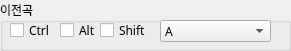
   <widget class="QGroupBox" name="pre">
    <property name="geometry">
     <rect>
      <x>30</x>
      <y>110</y>
      <width>291</width>
      <height>51</height>
     </rect>
    </property>
    <property name="font">
     <font>
      <family>맑은 고딕</family>
     </font>
    </property>
    <property name="title">
     <string>이전곡</string>
    </property>
    <widget class="QCheckBox" name="prCtrl">
     <property name="geometry">
      <rect>
       <x>10</x>
       <y>20</y>
       <width>41</width>
       <height>21</height>
      </rect>
     </property>
     <property name="font">
      <font>
       <family>맑은 고딕</family>
      </font>
     </property>
     <property name="text">
      <string>Ctrl</string>
     </property>
    </widget>
    <widget class="QCheckBox" name="prAlt">
     <property name="geometry">
      <rect>
       <x>60</x>
       <y>20</y>
       <width>41</width>
       <height>21</height>
      </rect>
     </property>
     <property name="font">
      <font>
       <family>맑은 고딕</family>
      </font>
     </property>
     <property name="text">
      <string>Alt</string>
     </property>
    </widget>
    <widget class="QCheckBox" name="prShift">
     <property name="geometry">
      <rect>
       <x>100</x>
       <y>20</y>
       <width>51</width>
       <height>21</height>
      </rect>
     </property>
     <property name="font">
      <font>
       <family>맑은 고딕</family>
      </font>
     </property>
     <property name="text">
      <string>Shift</string>
     </property>
    </widget>
    <widget class="QComboBox" name="prebox">
     <property name="geometry">
      <rect>
       <x>160</x>
       <y>20</y>
       <width>111</width>
       <height>22</height>
      </rect>
     </property>
     <item>
      <property name="text">
       <string>A</string>
      </property>
     </item>
     <item>
      <property name="text">
       <string>B</string>
      </property>
     </item>
     <item>
      <property name="text">
       <string>C</string>
      </property>
     </item>
     <item>
      <property name="text">
       <string>D</string>
      </property>
     </item>
     <item>
      <property name="text">
       <string>E</string>
      </property>
     </item>
     <item>
      <property name="text">
       <string>F</string>
      </property>
     </item>
     <item>
      <property name="text">
       <string>G</string>
      </property>
     </item>
     <item>
      <property name="text">
       <string>H</string>
      </property>
     </item>
     <item>
      <property name="text">
       <string>I</string>
      </property>
     </item>
     <item>
      <property name="text">
       <string>J</string>
      </property>
     </item>
     <item>
      <property name="text">
       <string>K</string>
      </property>
     </item>
     <item>
      <property name="text">
       <string>L</string>
      </property>
     </item>
     <item>
      <property name="text">
       <string>M</string>
      </property>
     </item>
     <item>
      <property name="text">
       <string>N</string>
      </property>
     </item>
     <item>
      <property name="text">
       <string>O</string>
      </property>
     </item>
     <item>
      <property name="text">
       <string>P</string>
      </property>
     </item>
     <item>
      <property name="text">
       <string>Q</string>
      </property>
     </item>
     <item>
      <property name="text">
       <string>R</string>
      </property>
     </item>
     <item>
      <property name="text">
       <string>S</string>
      </property>
     </item>
     <item>
      <property name="text">
       <string>T</string>
      </property>
     </item>
     <item>
      <property name="text">
       <string>U</string>
      </property>
     </item>
     <item>
      <property name="text">
       <string>V</string>
      </property>
     </item>
     <item>
      <property name="text">
       <string>W</string>
      </property>
     </item>
     <item>
      <property name="text">
       <string>X</string>
      </property>
     </item>
     <item>
      <property name="text">
       <string>Y</string>
      </property>
     </item>
     <item>
      <property name="text">
       <string>N</string>
      </property>
     </item>
     <item>
      <property name="text">
       <string>Z</string>
      </property>
     </item>
     <item>
      <property name="text">
       <string>[F1]</string>
      </property>
     </item>
     <item>
      <property name="text">
       <string>[F2]</string>
      </property>
     </item>
     <item>
      <property name="text">
       <string>[F3]</string>
      </property>
     </item>
     <item>
      <property name="text">
       <string>[F4]</string>
      </property>
     </item>
     <item>
      <property name="text">
       <string>[F5]</string>
      </property>
     </item>
     <item>
      <property name="text">
       <string>[F6]</string>
      </property>
     </item>
     <item>
      <property name="text">
       <string>[F7]</string>
      </property>
     </item>
     <item>
      <property name="text">
       <string>[F8]</string>
      </property>
     </item>
     <item>
      <property name="text">
       <string>[F9]</string>
      </property>
     </item>
     <item>
      <property name="text">
       <string>[F10]</string>
      </property>
     </item>
     <item>
      <property name="text">
       <string>[F11]</string>
      </property>
     </item>
     <item>
      <property name="text">
       <string>[F12]</string>
      </property>
     </item>
     <item>
      <property name="text">
       <string>[ESC]</string>
      </property>
     </item>
     <item>
      <property name="text">
       <string>[TAP]</string>
      </property>
     </item>
     <item>
      <property name="text">
       <string>[CapsLock]</string>
      </property>
     </item>
     <item>
      <property name="text">
       <string>`(~)</string>
      </property>
     </item>
     <item>
      <property name="text">
       <string>1</string>
      </property>
     </item>
     <item>
      <property name="text">
       <string>2</string>
      </property>
     </item>
     <item>
      <property name="text">
       <string>3</string>
      </property>
     </item>
     <item>
      <property name="text">
       <string>4</string>
      </property>
     </item>
     <item>
      <property name="text">
       <string>5</string>
      </property>
     </item>
     <item>
      <property name="text">
       <string>6</string>
      </property>
     </item>
     <item>
      <property name="text">
       <string>7</string>
      </property>
     </item>
     <item>
      <property name="text">
       <string>8</string>
      </property>
     </item>
     <item>
      <property name="text">
       <string>9</string>
      </property>
     </item>
     <item>
      <property name="text">
       <string>0</string>
      </property>
     </item>
     <item>
      <property name="text">
       <string>-</string>
      </property>
     </item>
     <item>
      <property name="text">
       <string>+</string>
      </property>
     </item>
     <item>
      <property name="text">
       <string>[INSERT]</string>
      </property>
     </item>
     <item>
      <property name="text">
       <string>[HOME]</string>
      </property>
     </item>
     <item>
      <property name="text">
       <string>[PAGEUP]</string>
      </property>
     </item>
     <item>
      <property name="text">
       <string>[PAGEDOWN]</string>
      </property>
     </item>
     <item>
      <property name="text">
       <string>[DELETE]</string>
      </property>
     </item>
     <item>
      <property name="text">
       <string>[END]</string>
      </property>
     </item>
     <item>
      <property name="text">
       <string>[Up]</string>
      </property>
     </item>
     <item>
      <property name="text">
       <string>[Down]</string>
      </property>
     </item>
     <item>
      <property name="text">
       <string>[Left]</string>
      </property>
     </item>
     <item>
      <property name="text">
       <string>[Right]</string>
      </property>
     </item>
    </widget>
   </widget>
